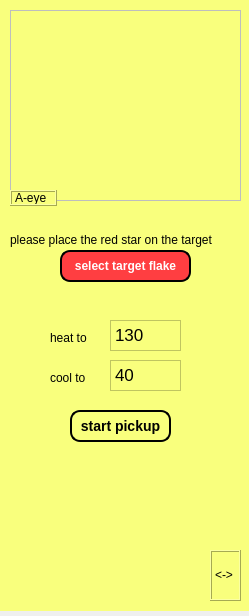
<?xml version="1.0" encoding="UTF-8"?>
<ui version="4.0">
 <class>Form</class>
 <widget class="QWidget" name="Form">
  <property name="geometry">
   <rect>
    <x>0</x>
    <y>0</y>
    <width>249</width>
    <height>616</height>
   </rect>
  </property>
  <property name="windowTitle">
   <string>Form</string>
  </property>
  <widget class="QWidget" name="all_widget" native="true">
   <property name="geometry">
    <rect>
     <x>0</x>
     <y>0</y>
     <width>251</width>
     <height>611</height>
    </rect>
   </property>
   <property name="styleSheet">
    <string notr="true">background-color: rgb(249, 255, 125);</string>
   </property>
   <widget class="QLabel" name="move_mark_1">
    <property name="geometry">
     <rect>
      <x>210</x>
      <y>550</y>
      <width>31</width>
      <height>51</height>
     </rect>
    </property>
    <property name="cursor">
     <cursorShape>SizeAllCursor</cursorShape>
    </property>
    <property name="frameShape">
     <enum>QFrame::Box</enum>
    </property>
    <property name="frameShadow">
     <enum>QFrame::Raised</enum>
    </property>
    <property name="text">
     <string>&lt;-&gt;</string>
    </property>
    <property name="wordWrap">
     <bool>false</bool>
    </property>
   </widget>
   <widget class="QLabel" name="image_pick">
    <property name="enabled">
     <bool>false</bool>
    </property>
    <property name="geometry">
     <rect>
      <x>10</x>
      <y>10</y>
      <width>231</width>
      <height>191</height>
     </rect>
    </property>
    <property name="frameShape">
     <enum>QFrame::Box</enum>
    </property>
    <property name="text">
     <string/>
    </property>
    <property name="wordWrap">
     <bool>false</bool>
    </property>
   </widget>
   <widget class="QLabel" name="label_4">
    <property name="geometry">
     <rect>
      <x>10</x>
      <y>190</y>
      <width>47</width>
      <height>16</height>
     </rect>
    </property>
    <property name="frameShape">
     <enum>QFrame::Box</enum>
    </property>
    <property name="frameShadow">
     <enum>QFrame::Raised</enum>
    </property>
    <property name="text">
     <string>A-eye</string>
    </property>
   </widget>
   <widget class="QTextEdit" name="hot_txt">
    <property name="geometry">
     <rect>
      <x>110</x>
      <y>320</y>
      <width>71</width>
      <height>31</height>
     </rect>
    </property>
    <property name="html">
     <string>&lt;!DOCTYPE HTML PUBLIC &quot;-//W3C//DTD HTML 4.0//EN&quot; &quot;http://www.w3.org/TR/REC-html40/strict.dtd&quot;&gt;
&lt;html&gt;&lt;head&gt;&lt;meta name=&quot;qrichtext&quot; content=&quot;1&quot; /&gt;&lt;style type=&quot;text/css&quot;&gt;
p, li { white-space: pre-wrap; }
&lt;/style&gt;&lt;/head&gt;&lt;body style=&quot; font-family:'.AppleSystemUIFont'; font-size:13pt; font-weight:400; font-style:normal;&quot;&gt;
&lt;p style=&quot; margin-top:0px; margin-bottom:0px; margin-left:0px; margin-right:0px; -qt-block-indent:0; text-indent:0px;&quot;&gt;130&lt;/p&gt;&lt;/body&gt;&lt;/html&gt;</string>
    </property>
   </widget>
   <widget class="QLabel" name="label_54">
    <property name="geometry">
     <rect>
      <x>50</x>
      <y>330</y>
      <width>51</width>
      <height>16</height>
     </rect>
    </property>
    <property name="text">
     <string>heat to</string>
    </property>
   </widget>
   <widget class="QTextEdit" name="cold_txt">
    <property name="geometry">
     <rect>
      <x>110</x>
      <y>360</y>
      <width>71</width>
      <height>31</height>
     </rect>
    </property>
    <property name="html">
     <string>&lt;!DOCTYPE HTML PUBLIC &quot;-//W3C//DTD HTML 4.0//EN&quot; &quot;http://www.w3.org/TR/REC-html40/strict.dtd&quot;&gt;
&lt;html&gt;&lt;head&gt;&lt;meta name=&quot;qrichtext&quot; content=&quot;1&quot; /&gt;&lt;style type=&quot;text/css&quot;&gt;
p, li { white-space: pre-wrap; }
&lt;/style&gt;&lt;/head&gt;&lt;body style=&quot; font-family:'.AppleSystemUIFont'; font-size:13pt; font-weight:400; font-style:normal;&quot;&gt;
&lt;p style=&quot; margin-top:0px; margin-bottom:0px; margin-left:0px; margin-right:0px; -qt-block-indent:0; text-indent:0px;&quot;&gt;40&lt;/p&gt;&lt;/body&gt;&lt;/html&gt;</string>
    </property>
   </widget>
   <widget class="QLabel" name="label_55">
    <property name="geometry">
     <rect>
      <x>50</x>
      <y>370</y>
      <width>51</width>
      <height>16</height>
     </rect>
    </property>
    <property name="text">
     <string>cool to</string>
    </property>
   </widget>
   <widget class="QPushButton" name="start_pickup_btn">
    <property name="geometry">
     <rect>
      <x>70</x>
      <y>410</y>
      <width>101</width>
      <height>32</height>
     </rect>
    </property>
    <property name="cursor">
     <cursorShape>PointingHandCursor</cursorShape>
    </property>
    <property name="styleSheet">
     <string notr="true">border-style: outset; 
border-width:2px; 
border-radius:10px; 
border-color:black; 
font:bold 14px; 
padding:6px</string>
    </property>
    <property name="text">
     <string>start pickup</string>
    </property>
   </widget>
   <widget class="QPushButton" name="select_target_pick_btn">
    <property name="geometry">
     <rect>
      <x>60</x>
      <y>250</y>
      <width>131</width>
      <height>32</height>
     </rect>
    </property>
    <property name="cursor">
     <cursorShape>PointingHandCursor</cursorShape>
    </property>
    <property name="styleSheet">
     <string notr="true">background-color: rgb(255, 62, 65);
color: white;
border-style: outset; 
border-width:2px; 
border-radius:10px; 
border-color:black; 
font:bold 12px; 
padding:6px</string>
    </property>
    <property name="text">
     <string>select target flake</string>
    </property>
   </widget>
   <widget class="QLabel" name="label_56">
    <property name="geometry">
     <rect>
      <x>10</x>
      <y>230</y>
      <width>231</width>
      <height>20</height>
     </rect>
    </property>
    <property name="text">
     <string>please place the red star on the target</string>
    </property>
   </widget>
   <zorder>hot_txt</zorder>
   <zorder>label_54</zorder>
   <zorder>cold_txt</zorder>
   <zorder>label_55</zorder>
   <zorder>start_pickup_btn</zorder>
   <zorder>select_target_pick_btn</zorder>
   <zorder>label_56</zorder>
   <zorder>image_pick</zorder>
   <zorder>label_4</zorder>
   <zorder>move_mark_1</zorder>
  </widget>
 </widget>
 <resources/>
 <connections/>
</ui>
